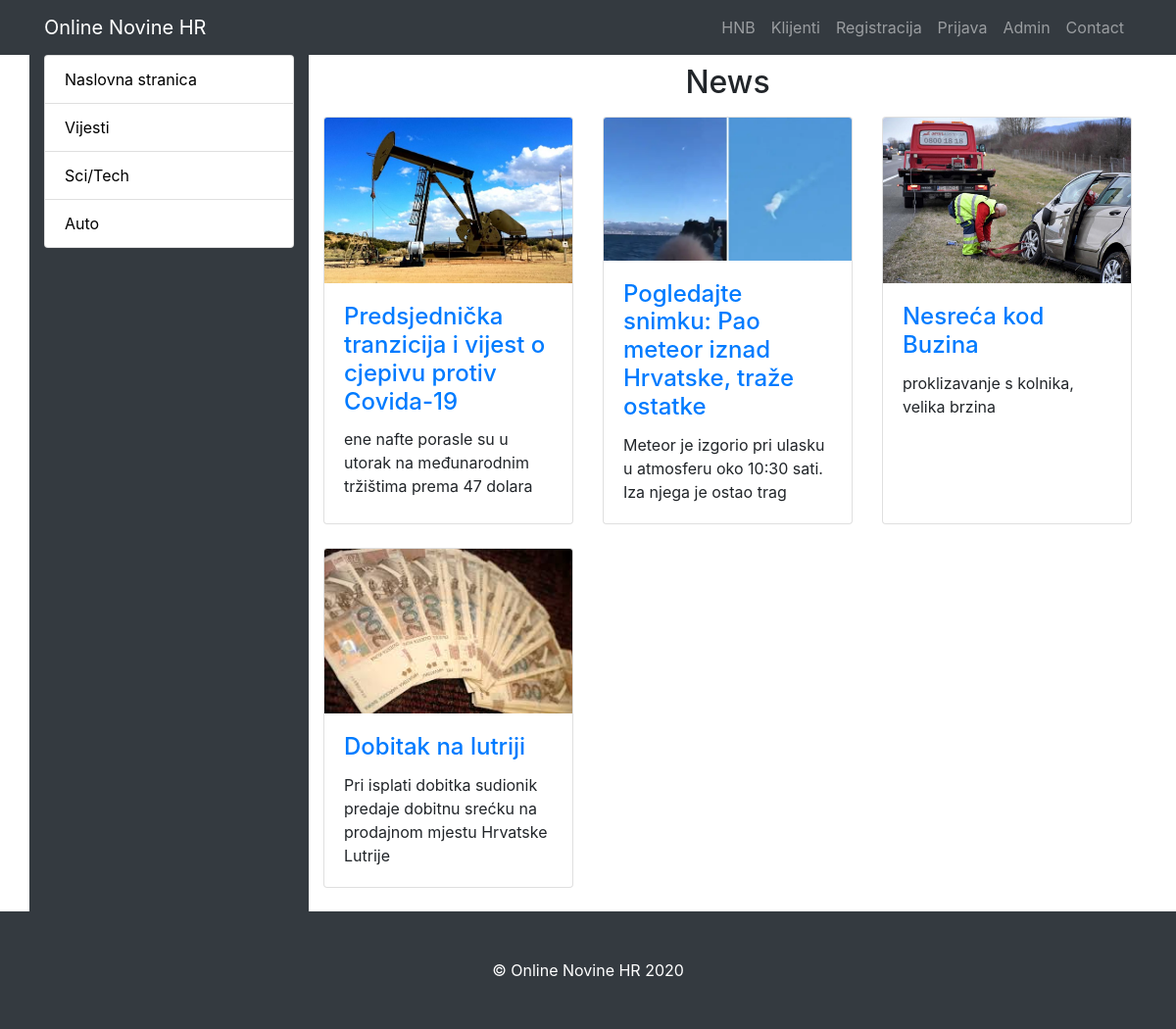
/index.php?menu=2, run on the app's committed database.
### tables this page shows
CREATE TABLE `vijesti` (
  `id` int(11) NOT NULL,
  `naslov` varchar(100) NOT NULL,
  `tekst` varchar(10000) NOT NULL,
  `vrijemeObjave` timestamp NOT NULL DEFAULT current_timestamp(),
  `imeAutora` varchar(255) NOT NULL,
  `kategorija` varchar(100) NOT NULL,
  `slikaPath` varchar(1000) NOT NULL,
  `kratkiOpis` varchar(110) NOT NULL
);

### news.php (the view)
<?php
$sql = "SELECT id, naslov, tekst,vrijemeObjave,kategorija,kratkiOpis,slikaPath FROM vijesti WHERE kategorija = 'vijest' ORDER BY vrijemeObjave DESC LIMIT 30";
$result = mysqli_query($conn, $sql);
print'<h2 class="naslovCentar">News</h2>';
while ($row = mysqli_fetch_array($result)) {
  if ($row['kategorija'] == 'vijest') {
    echo " <div class='col-lg-4 col-md-6 mb-4'>
                      <div class='card h-100'>
                      <a href=' index.php?menu=6&clanakid=" . $row['id'] ."'><img class='card-img-top' src=' " . $row['slikaPath'] . "' alt=''></a>
                      <div class='card-body'>
                        <h4 class='card-title'>
                        <a href=' index.php?menu=6&clanakid=" . $row['id'] ."'>" . $row['naslov'] . "</a>
                        </h4>
                        <p class='card-text'>" . $row['kratkiOpis'] . "</p>
                        </div>
                        </div>
                        </div>
                 ";
  }
}
?>

### style.css (style rules this page uses)
body { padding-top: 56px; }
.naslovCentar { text-align: center !important; }

### index.php (style rules this page uses)
.naslovCentar { text-align: center !important; width:100%; padding: 1%; }

### data on the page
vijesti: slikaPath (picture), naslov "Predsjednička tranzicija i vijest o cjepivu protiv Covida-19", kratkiOpis "ene nafte porasle su u utorak na međunarodnim tržištima prema 47 dolara"
vijesti: slikaPath (picture), naslov "Pogledajte snimku: Pao meteor iznad Hrvatske, traže ostatke", kratkiOpis "Meteor je izgorio pri ulasku u atmosferu oko 10:30 sati. Iza njega je ostao trag"
vijesti: slikaPath (picture), naslov "Nesreća kod Buzina", kratkiOpis "proklizavanje s kolnika, velika brzina"
vijesti: slikaPath (picture), naslov "Dobitak na lutriji", kratkiOpis "Pri isplati dobitka sudionik predaje dobitnu srećku na prodajnom mjestu Hrvatske Lutrije"
